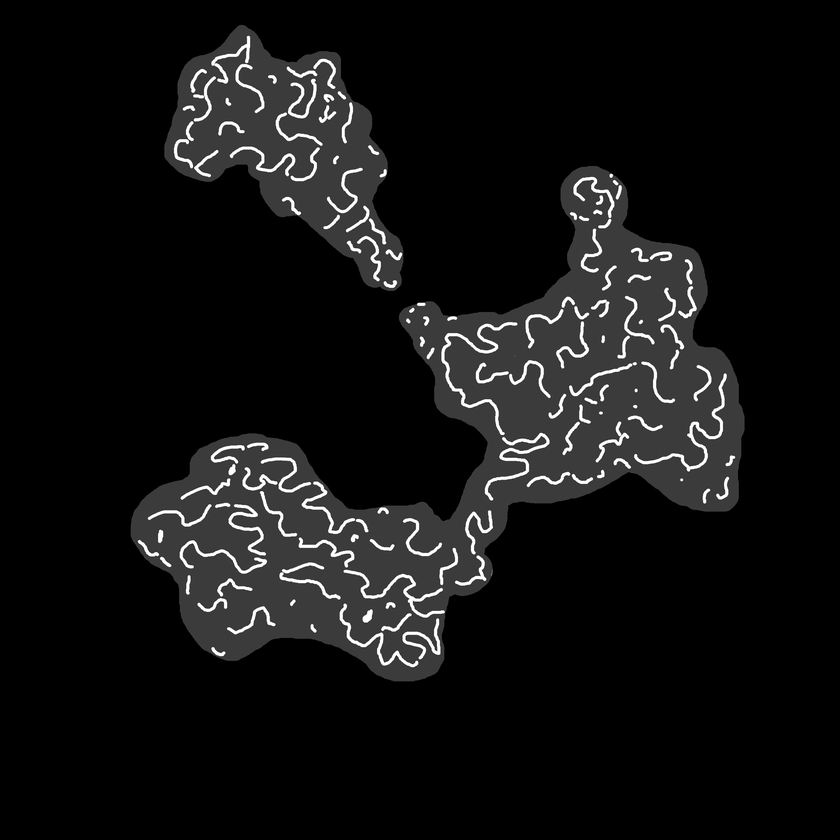
#> input picture test_ridges_img.png, 840 x 840 px, shrunk from 3072 x 3072 before the run
$ jupyter execute --allow-errors local_spacing.ipynb
#> lines starting #> are read from the running program, lines starting #| are printed output that depends on the picture; after the words box and inside, x2 and y2 are one past the last pixel; in counts of white or black regions, pixels touching at a corner belong together
[cell 1]
# Import dependencies
import os
import copy
import numpy as np
from PIL import Image
from scipy import ndimage
from math import floor, sqrt
import matplotlib.pyplot as plt
from matplotlib.colors import ListedColormap

[cell 2]
def scanCube(dx, dy, dz, distSqValues):
    numRadii = distSqValues.size
    r1Sq = np.full(numRadii, 0)
    if ((dx == 0) and (dy == 0) and (dz == 0)):
        for rSq in range(numRadii):
            r1Sq[rSq] = 2147483647 #Integer.MAX_VALUE
    else:
        dxAbs = -abs(dx)
        dyAbs = -abs(dy)
        dzAbs = -abs(dz)
        for rSqInd in range(numRadii):
            rSq = distSqValues[rSqInd]
            maxi = 0
            r = 1 + floor(sqrt(rSq))
            scank = None
            scankj = None
            dk = None
            dkji = None
            iBall = None
            iPlus = None
            for k in range(r+1):
                scank = k * k
                dk = (k - dzAbs) * (k - dzAbs)
                for j in range(r+1):
                    scankj = scank + j * j
                    if (scankj <= rSq):
                        iPlus = floor(sqrt(rSq - scankj)) - dxAbs
                        dkji = dk + (j - dyAbs) * (j - dyAbs) + iPlus * iPlus
                        if (dkji > maxi):
                            maxi = dkji
            r1Sq[rSqInd] = maxi
    return r1Sq

[cell 3]
def createTemplate(distSqValues):

    t0 = np.array(scanCube(1, 0, 0, distSqValues))
    t1 = np.array(scanCube(1, 1, 0, distSqValues))
    t2 = np.array(scanCube(1, 1, 1, distSqValues))

    t = [t0,t1,t2]
    return t

[cell 4]
def stripExtension(name):
    if(len(name) == 0):
        tempTuple = os.path.splitext(name)
    return tempTuple[0]

[cell 5]
def distanceRidges(dist_img):
    resultImage = np.zeros(dist_img.shape,np.float64)

    w = dist_img.shape[0]
    h = dist_img.shape[1]
    d = 1

    sNew = np.full(len(dist_img.ravel()),0)

    s = dist_img.ravel()

    k1 = None
    j1 = None
    i1 = None
    dz = None
    dy = None
    dx = None
    notRidgePoint = None
    sk1 = []
    sk = []
    skNew = []
    sk0Sq = None
    sk0SqInd = None
    sk1Sq = None

    # Find the largest distance in the data
    distMax = 0.0
    for k in range(d):
        sk = s
        for j in range(h):
            for i in range(w):
                ind = i + w * j
                if (sk[ind] > distMax):
                    distMax = sk[ind]

    rSqMax = floor((distMax * distMax + 0.5) + 1)
    occurs = np.full(rSqMax, False)

    for k in range(d):
        sk = s
        for j in range(h):
            for i in range(w):
                ind = i + w * j
                occurs[floor(sk[ind] * sk[ind] + 0.5)] = True
    numRadii = 0
    for i in range(rSqMax):
        if (occurs[i]):
            numRadii+=1

    # Make an index of the distance-squared values
    distSqIndex = np.full(rSqMax, 0)
    distSqValues = np.full(numRadii, 0)
    indDS = 0
    for i in range(rSqMax):
        if (occurs[i]):
            distSqIndex[i] = indDS
            distSqValues[indDS] = i
            indDS+=1

    # Build template
    rSqTemplate = createTemplate(distSqValues)
    numCompZ = None
    numCompY = None
    numCompX = None
    numComp = None
    for k in range(d):
        sk = s
        skNew = sNew
        for j in range(h):
            for i in range(w):
                ind = i + w * j
                if (sk[ind] > 0):
                    notRidgePoint = False
                    sk0Sq = floor(sk[ind] * sk[ind] + 0.5)
                    sk0SqInd = distSqIndex[sk0Sq]
                    for dz in range(-1,2):
                        k1 = k + dz
                        if ((k1 >= 0) and (k1 < d)):
                            sk1 = s
                            if (dz == 0):
                                numCompZ = 0
                            else:
                                numCompZ = 1
                            for dy in range(-1,2):
                                j1 = j + dy
                                if ((j1 >= 0) and (j1 < h)):
                                    if (dy == 0):
                                        numCompY = 0
                                    else:
                                        numCompY = 1
                                    for dx in range(-1,2):
                                        i1 = i + dx
                                        if ((i1 >= 0) and (i1 < w)):
                                            if (dx == 0):
                                                numCompX = 0
                                            else:
                                                numCompX = 1
                                            numComp = numCompX + numCompY + numCompZ
                                            if (numComp > 0):
                                                sk1Sq = floor(sk1[i1 + w * j1] * sk1[i1 + w * j1] + 0.5)
                                                if (sk1Sq >= rSqTemplate[numComp - 1][sk0SqInd]):
                                                    notRidgePoint = True
                                        # if in grid for i1
                                        if (notRidgePoint):
                                            break
                                    # dx
                                # if in grid for j1
                                if (notRidgePoint):
                                    break
                            # dy
                        # if in grid for k1
                        if (notRidgePoint):
                            break
                    # dz
                    if (not notRidgePoint):
                        skNew[ind] = sk[ind]
                # if not in background
            # i
        # j
    # k

    resultImage = skNew.reshape(w, h)
    return resultImage

[cell 6]
def localThickness(dist_ridges):
    resultImage = np.zeros(dist_ridges.shape,np.float64)
    w = dist_ridges.shape[0]
    h = dist_ridges.shape[1]
    d = 1
    s = dist_ridges.ravel()

    # Count the distance ridge points on each slice
    nRidge = None
    ind = None
    nr = None
    iR = None
    sk = s
    nr = 0
    for j in range(h):
        for i in range(w):
            ind = i + w * j
            if (sk[ind] > 0):
                nr+=1
    nRidge = nr

    iRidge = []
    jRidge = []
    rRidge = []
    sMax = 0
    iRidge = np.full(nr,0)
    jRidge = np.full(nr,0)
    rRidge = np.full(nr,0)
    iRidgeK = iRidge
    jRidgeK = jRidge
    rRidgeK = rRidge
    iR = 0

    for j in range(h):
        for i in range(w):
            ind = i + w * j
            if (sk[ind] > 0):
                iRidgeK[iR] = i
                jRidgeK[iR] = j
                rRidgeK[iR] = sk[ind]
                iR+=1
                if (sk[ind] > sMax):
                    sMax = sk[ind]
                sk[ind] = 0

    nThreads = 1

    i = None
    j = None
    sk = None
    sk1 = None
    # Loop through ridge points. For each one, update the local thickness for
    # the points within its sphere.
    r = None
    rInt = None
    ind1 = None
    iStart = None
    iStop = None
    jStart = None
    jStop = None
    kStart = None
    kStop = None
    r1SquaredK = None
    r1SquaredJK = None
    r1Squared = None
    s1 = None
    rSquared = None

    nR = nRidge
    iRidgeK = iRidge
    jRidgeK = jRidge
    rRidgeK = rRidge

    for iR in range(nR):
        i = iRidgeK[iR]
        j = jRidgeK[iR]
        r = rRidgeK[iR]
        rSquared = floor(r * r + 0.5)
        rInt = floor(r)
        if (rInt < r):
            rInt+=1
        iStart = i - rInt
        if (iStart < 0):
            iStart = 0
        iStop = i + rInt
        if (iStop >= w):
            iStop = w - 1
        jStart = j - rInt
        if (jStart < 0):
            jStart = 0
        jStop = j + rInt
        if (jStop >= h):
            jStop = h - 1
        kStart = 0 - rInt
        if (kStart < 0):
            kStart = 0
        kStop = 0 + rInt
        if (kStop >= d):
            kStop = d - 1
        r1SquaredK = 0
        sk1 = s
        for j1 in range(jStart, jStop+1):
            r1SquaredJK = r1SquaredK + (j1 - j) * (j1 - j)
            if (r1SquaredJK <= rSquared):
                for i1 in range(iStart, iStop+1):
                    r1Squared = r1SquaredJK + (i1 - i) * (i1 - i)
                    if (r1Squared <= rSquared):
                        ind1 = i1 + w * j1
                        s1 = sk1[ind1]
                        if (rSquared > s1):
                            s1 = sk1[ind1]
                            if (rSquared > s1):
                                sk1[ind1] = rSquared
                    # if within shere of DR point
                # i1
            # if k and j components within sphere of DR point
        # j1
    # iR

    # Fix the square values and apply factor of 2
    sk = s
    for j in range(h):
        for i in range(w):
            ind = i + w * j
            sk[ind] = 2 * sqrt(sk[ind])

    print("Local Thickness complete")
    resultImage = sk.reshape(w, h)
    return resultImage

[cell 7]
def main():
    # load test image
    img = Image.open('test_ridges_img.png')
#> img is the input picture: PIL image 840x840 L; min 0, max 255, mean 18.3

    test_img = np.array(img)
    # make sure input numpy ndarray has correct format
    if len(test_img.shape)<3:
        test_img = test_img.reshape((test_img.shape[0], test_img.shape[1], 1))
    elif len(test_img.shape)<2 or len(test_img.shape)>3:
        raise Exception("Wrong input image dimension. Make sure input is 2D or 3D.")
    binary_test = test_img<250
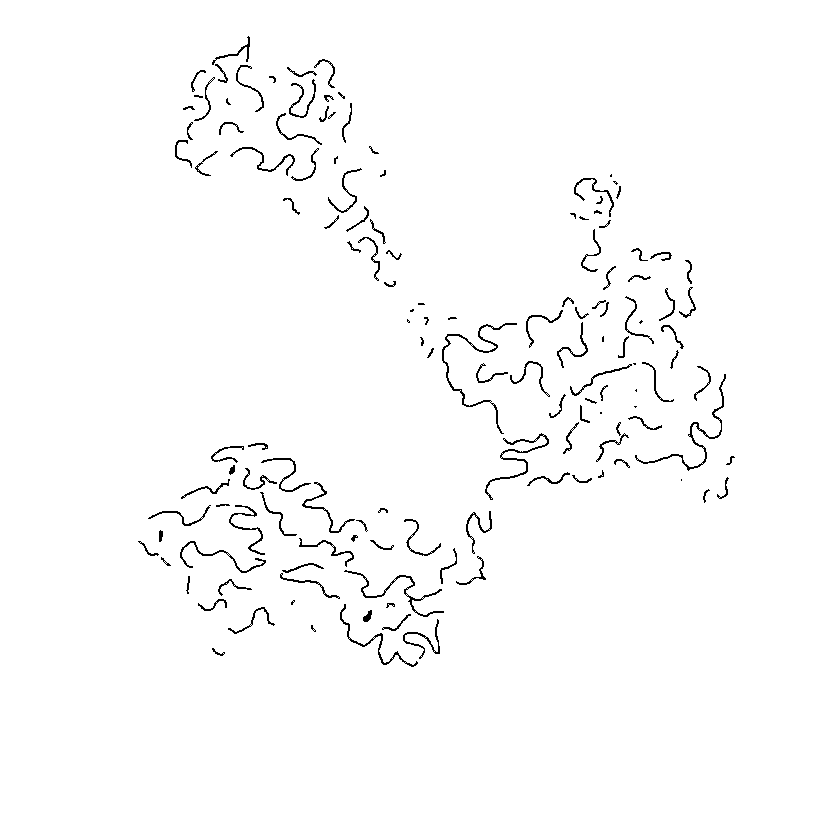
#> binary_test: shape (840, 840, 1) bool; 98.3% white; black in thin lines or dots, all inside (x1, y1, x2, y2) = (138, 36, 735, 667)
    binary_test = np.multiply(binary_test,test_img>0)
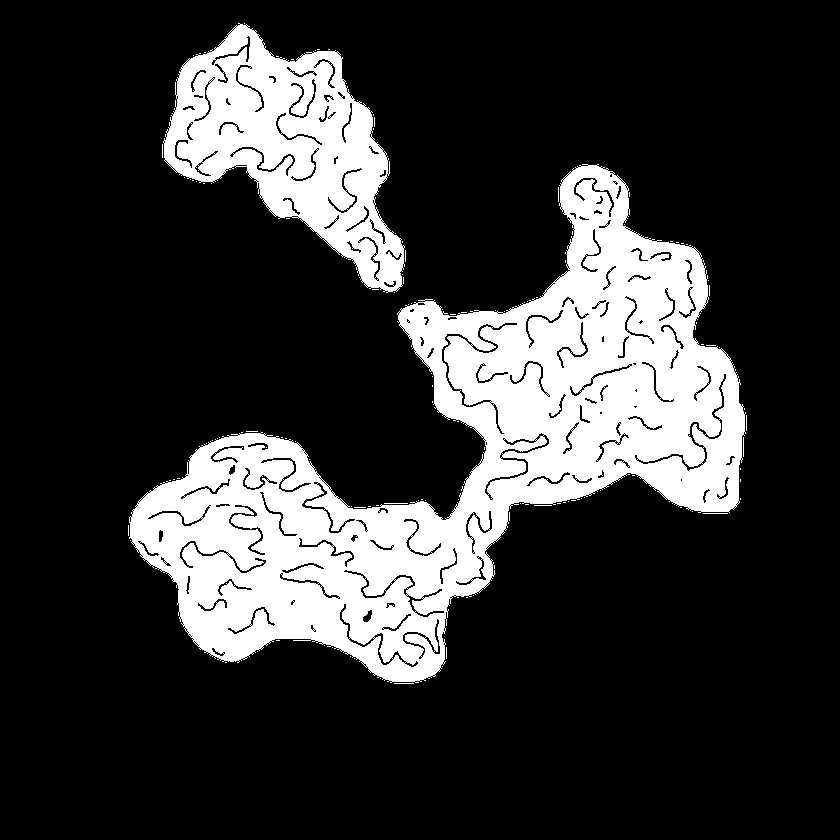
#> binary_test: shape (840, 840, 1) bool; 21% white; 129 white regions (123 under 20 px), largest, box (x1, y1, x2, y2) and area: (129, 164, 746, 683) 117158, (163, 23, 405, 293) 30806, (703, 513, 728, 514) 25, (384, 503, 408, 504) 24, (743, 437, 744, 457) 20, (394, 683, 414, 684) 20
    # distance map (transform)
    dist_img = ndimage.distance_transform_edt(binary_test)
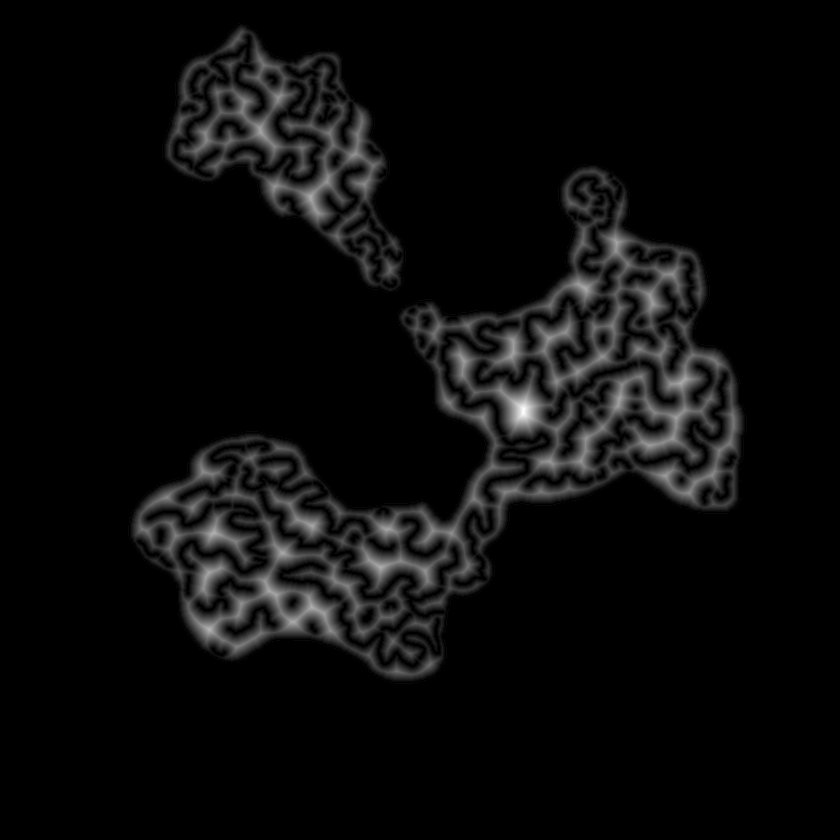
#> dist_img: shape (840, 840, 1) float64; min 0, max 26.02, mean 1.1; drawn with min black and max white
    # distance ridges
    dist_ridges = distanceRidges(dist_img)
#> after the loop in distanceRidges, `for k in range(d):`: distMax = 26.02
#> in distanceRidges, `rSqMax = floor((distMax * distMax + 0.5) + 1)`: rSqMax = 678
#> after the loop in distanceRidges, `for i in range(rSqMax):`: numRadii = 204
#> in distanceRidges, `distSqIndex = np.full(rSqMax, 0)`: distSqIndex = 678 values from 0 to 0
#> in distanceRidges, `distSqValues = np.full(numRadii, 0)`: distSqValues = 204 values from 0 to 0
#> after the loop in distanceRidges, `for i in range(rSqMax):`: distSqIndex = 678 values, max 203 at index 677, min 0 at index 0, mean 30.54; distSqValues = 204 values from 0 to 677; indDS = 204
#> the loop in scanCube, `for rSqInd in range(numRadii):` made 204 passes
#> (rSq, r) on passes 1 to 3: (0, 1), (1, 2), (2, 2)
#> after the loop in scanCube, `for rSqInd in range(numRadii):`: r1Sq = 204 values from 1 to 730
#> the loop in scanCube (call 2), `for rSqInd in range(numRadii):` made 204 passes
#> in createTemplate, `t1 = np.array(scanCube(1, 1, 0, distSqValues))`: t1 = 204 values from 2 to 749
#> in createTemplate, `t2 = np.array(scanCube(1, 1, 1, distSqValues))`: t2 = 204 values from 3 to 770
#> in distanceRidges, `rSqTemplate = createTemplate(distSqValues)`: rSqTemplate = 3 items
#> in distanceRidges, `resultImage = skNew.reshape(w, h)`:
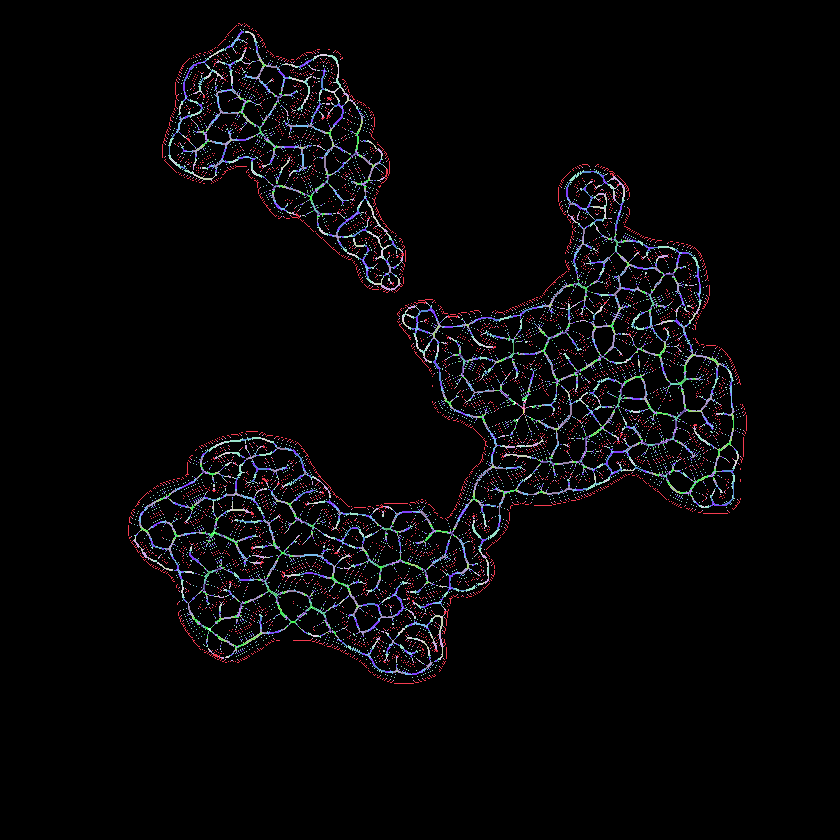
#> resultImage: shape (840, 840) int64; 27 distinct labels, from 0 to 26; one colour per label, 0 black
    # local thickness
    local_thickness = localThickness(copy.deepcopy(dist_ridges))
#> after the loop in localThickness, `for j in range(h):`: iR = 32120; sMax = 26
#> in localThickness, `resultImage = sk.reshape(w, h)`:
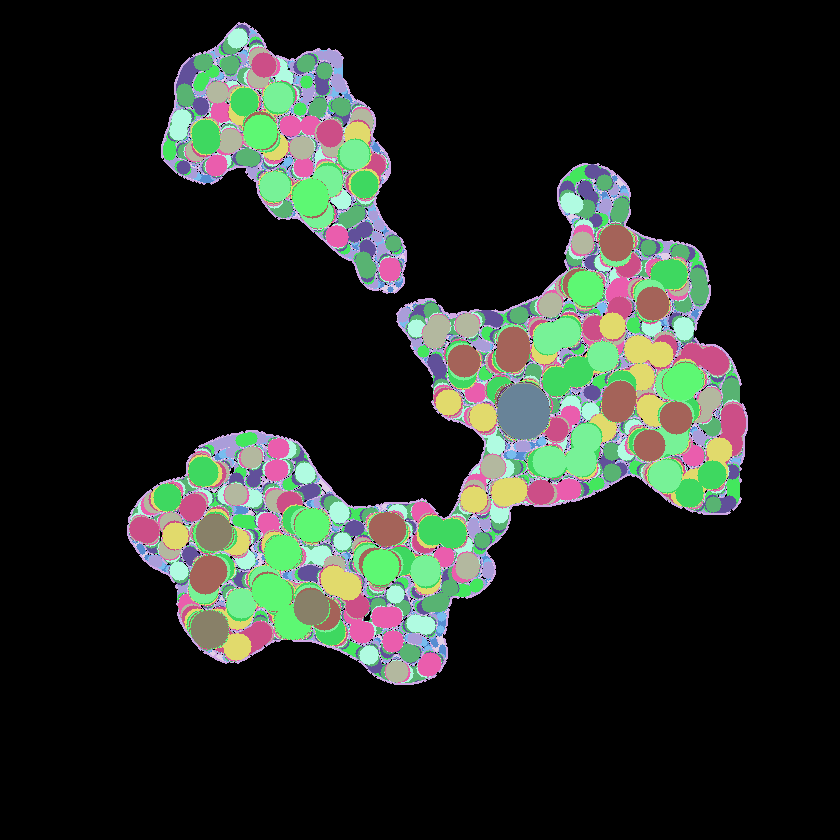
#> resultImage: shape (840, 840) int64; 27 distinct labels, from 0 to 52; one colour per label, 0 black

    # visualization
    cmap = np.loadtxt('LUT_fire.csv',delimiter=',')# load csv of colormap
    # construct cmap
    my_cmap = ListedColormap(cmap)
    fig3, axs = plt.subplots(4, 1, constrained_layout=True,figsize=(15,30))
    axs[0].imshow(test_img, cmap='gray')
    axs[0].set_title('test image')
    axs[1].imshow(dist_img, cmap=my_cmap)
    axs[1].set_title('distance image masked')
    axs[2].imshow(dist_ridges, cmap=my_cmap)
    axs[2].set_title('distance ridges')
    axs[3].imshow(local_thickness, cmap=my_cmap)
    axs[3].set_title('local thickness')
    plt.show()

#> (the rest of this cell did not finish here and is left out)
